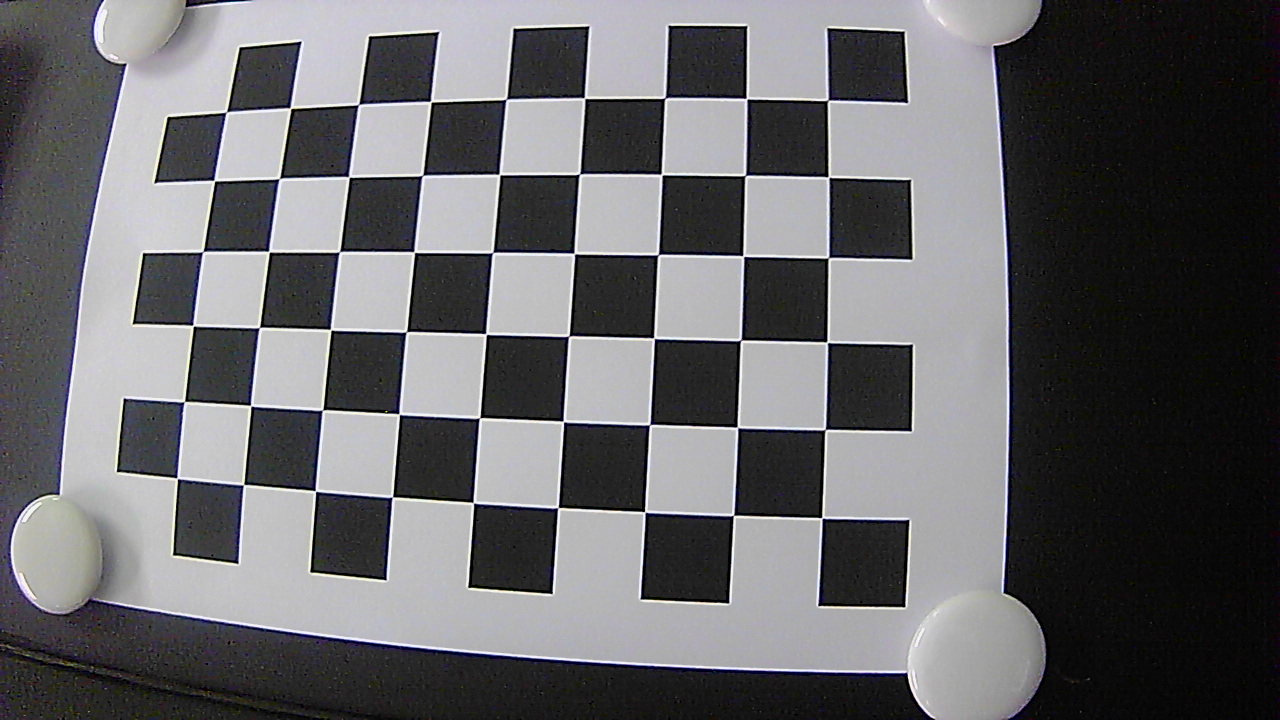
#> input picture src/camera_utils/calibration_python/img2/1.jpg, 1280 x 720 px; its folder holds only this picture in this run
$ python test.py
#> lines starting #> are read from the running program, lines starting #| are printed output that depends on the picture; after the words box and inside, x2 and y2 are one past the last pixel; in counts of white or black regions, pixels touching at a corner belong together; long printed decimals are rounded
import numpy as np
import cv2
import glob


# Define the chess board rows and columns
rows = 9
cols = 6

# dist = np.zeros(4)
# mtx = np.zeros((rows * cols))


def error():
    try :
        error = 0

        for i in range(len(objectPointsArray)):
            imgPoints, _ = cv2.projectPoints(objectPointsArray[i], rvecs[i], tvecs[i], mtx, dist)
            error += cv2.norm(imgPointsArray[i], imgPoints, cv2.NORM_L2) / len(imgPoints)

        print("Total error: ", error / len(objectPointsArray))

    except ZeroDivisionError:
        print("Zero division error")


if __name__ == '__main__':

    # Set the termination criteria for the corner sub-pixel algorithm
    criteria = (cv2.TERM_CRITERIA_MAX_ITER + cv2.TERM_CRITERIA_EPS, 30, 0.001)

    # Prepare the object points: (0,0,0), (1,0,0), (2,0,0), ..., (6,5,0). They are the same for all images
    objectPoints = np.zeros((rows * cols, 3), np.float32)
    objectPoints[:, :2] = np.mgrid[0:rows, 0:cols].T.reshape(-1, 2)

    # Create the arrays to store the object points and the image points
    objectPointsArray = []
    imgPointsArray = []

    # ret, mtx, dist, rvecs, tvecs = calibrate()

    # Loop over the image files
    for path in glob.glob('img2/*.jpg'):
        # Load the image and convert it to gray scale
        img = cv2.imread(path)
#> img is the input picture: shape (720, 1280, 3); mean B, G, R 103.9, 101.4, 101.8
        gray = cv2.cvtColor(img, cv2.COLOR_BGR2GRAY)

        # Find the chess board corners
        ret, corners = cv2.findChessboardCorners(gray, (rows, cols), None)
#> ret = True; corners = 54 rows, first 8: [821.9, 517.8], [733.5, 515.3], [644.8, 511.9], [558.1, 507.5], [473.3, 502.7], [392.5, 496.9], [315.5, 491.1], [243.6, 484.6]

        # Make sure the chess board pattern was found in the image
        if ret:
            # Refine the corner position
            corners = cv2.cornerSubPix(gray, corners, (11, 11), (-1, -1), criteria)
#> corners = 54 rows, first 8: [821.8, 517.9], [733.5, 515.4], [644.7, 511.9], [557.9, 507.6], [473.4, 502.7], [392.3, 497.2], [315.4, 491], [243.5, 484.6]

            # Add the object points and the image points to the arrays
            objectPointsArray.append(objectPoints)
            imgPointsArray.append(corners)

            # Draw the corners on the image
            cv2.drawChessboardCorners(img, (rows, cols), corners, ret)
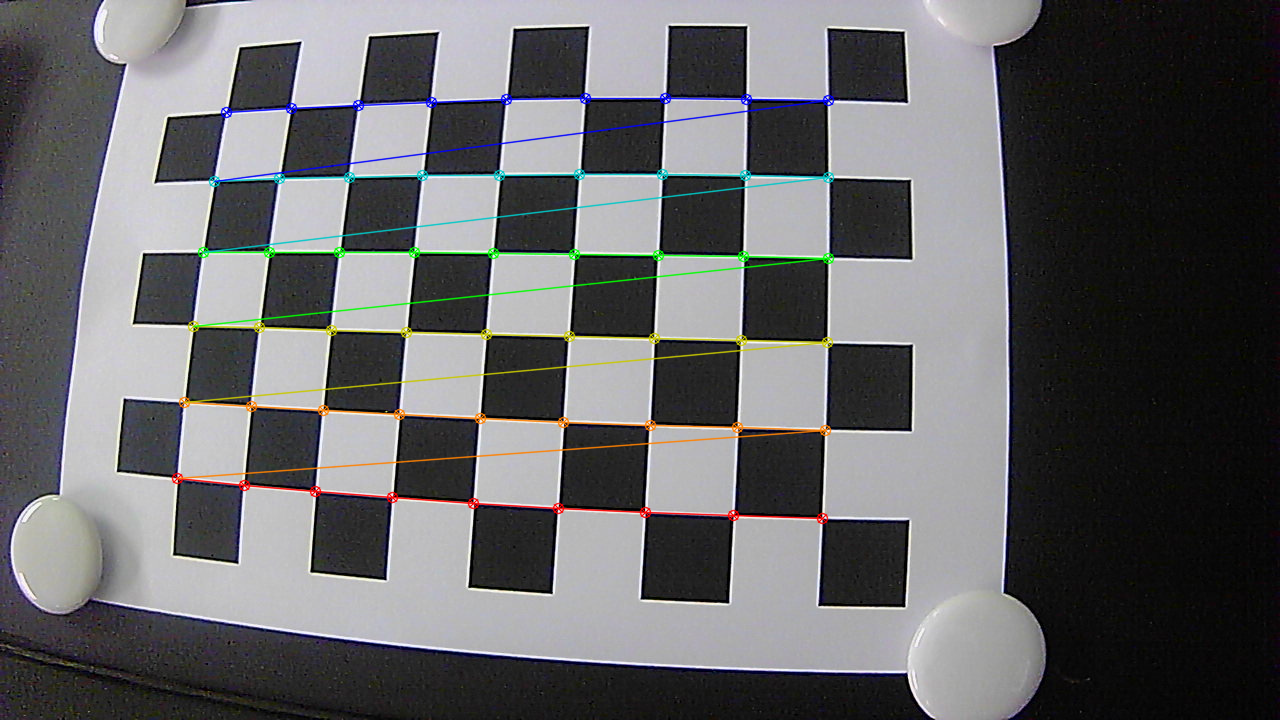
#> img: shape (720, 1280, 3); 2.72% of pixels changed, all inside (x1, y1, x2, y2) = (171, 92, 835, 525)

            # Display the image
            cv2.imshow('chessboard', img)
            cv2.waitKey(300)

            #Calibrate the camera and save the results
            ret, mtx, dist, rvecs, tvecs = cv2.calibrateCamera(objectPointsArray, imgPointsArray, gray.shape[::-1], None, None)
#> ret = 0.241; mtx = [[1027.7, 0, 486.7], [0, 1064.7, 427.9], [0, 0, 1]]; dist = [[-0.28, -0.28, -0.0321, 0.0306, 0.525]]; rvecs = ([-0.234, -0.313, -3.06],); tvecs = ([3.79, 1.04, 11.48],)
            np.savez('/data/calib.npz', mtx=mtx, dist=dist, rvecs=rvecs, tvecs=tvecs)


            # Print the camera calibration error
            error()
#> the loop in error, `for i in range(len(objectPointsArray)):` made 1 pass
#> error on pass 1: 0.0328
#> after the loop in error, `for i in range(len(objectPointsArray)):`: error = 0.0328
#| Total error:  0.03283

            # Load one of the test images
            # img = cv2.imread('calib_img/1.jpg')
            h, w = img.shape[:2]

            # Obtain the new camera matrix and undistort the image
            newCameraMtx, roi = cv2.getOptimalNewCameraMatrix(mtx, dist, (w, h), 1, (w, h))
#> newCameraMtx = [[878.3, 0, 541.4], [0, 875.5, 399.4], [0, 0, 1]]; roi = (55, 46, 1189, 606)


            # method 1: use undistort function
            undistortedImg = cv2.undistort(img, mtx, dist, None, newCameraMtx)
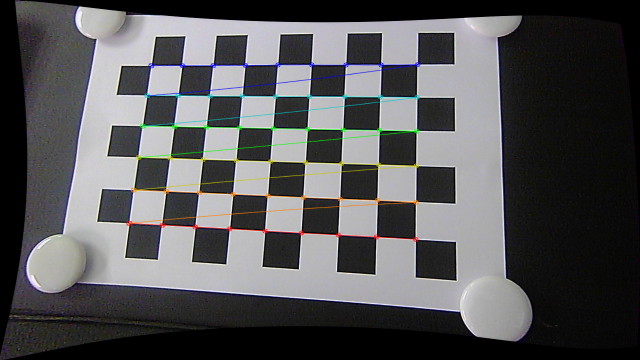
#> undistortedImg: shape (720, 1280, 3) (shown at 1/2 size); mean B, G, R 86.6, 85.1, 85.2


            # method 2: remapping
            # undistort
            # mapx,mapy = cv2.initUndistortRectifyMap(mtx,dist,None,newCameraMtx,(w,h),5)
            # undistortedImg = cv2.remap(img,mapx,mapy,cv2.INTER_LINEAR)

            # crop the image
            x,y,w,h = roi
#> x = 55; y = 46; w = 1189; h = 606
            undistortedImg = undistortedImg[y:y+h, x:x+w]
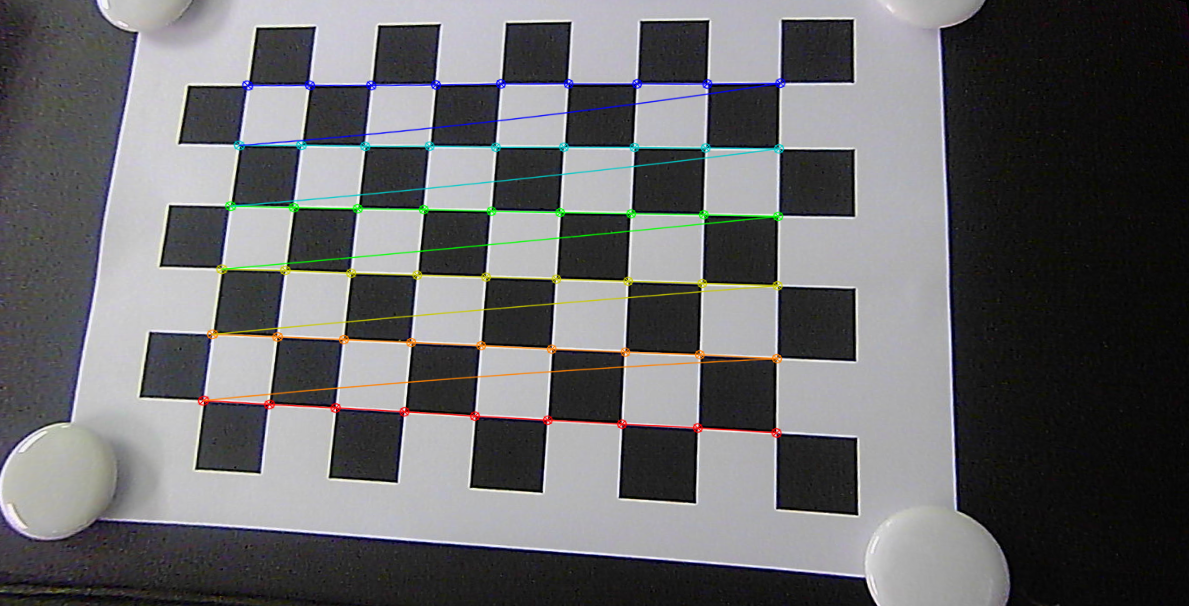
#> undistortedImg: shape (606, 1189, 3); mean B, G, R 105.7, 103.9, 103.9


        # Display the final result
        # cv2.namedWindow('result')
        cv2.imwrite('result.png',undistortedImg)
        cv2.imshow('chessboard',undistortedImg)
        cv2.waitKey(500)

    cv2.destroyAllWindows()

$ run again, on src/camera_utils/calibration_python/img2/4.jpg
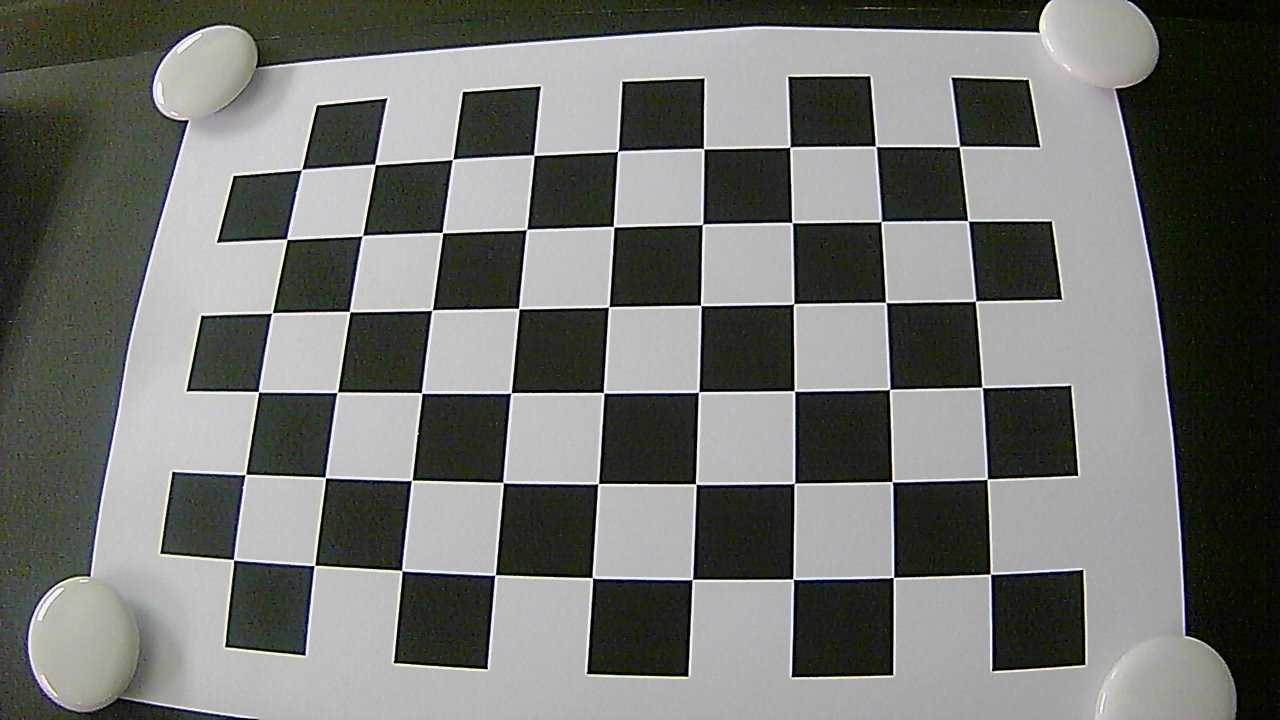
#> input picture src/camera_utils/calibration_python/img2/4.jpg, 1280 x 720 px
#> img is the input picture: shape (720, 1280, 3); mean B, G, R 110.9, 114.5, 113
#> `ret, corners = cv2.findChessboardCorners(gray, (rows, cols), None)`: ret = True; corners = 54 rows, first 8: [990.5, 574], [893.4, 577.4], [793.1, 579.1], [692.3, 579.4], [592.3, 577.7], [495, 574.9], [401.6, 570.5], [314.5, 565.4]
#> `corners = cv2.cornerSubPix(gray, corners, (11, 11), (-1, -1), criteria)`: corners = 54 rows, first 8: [990.4, 574.2], [893.4, 577.5], [793.2, 579.2], [692.4, 579.4], [592.4, 577.8], [495, 574.9], [401.8, 570.5], [314.4, 565.4]
#> `cv2.drawChessboardCorners(img, (rows, cols), corners, ret)`:
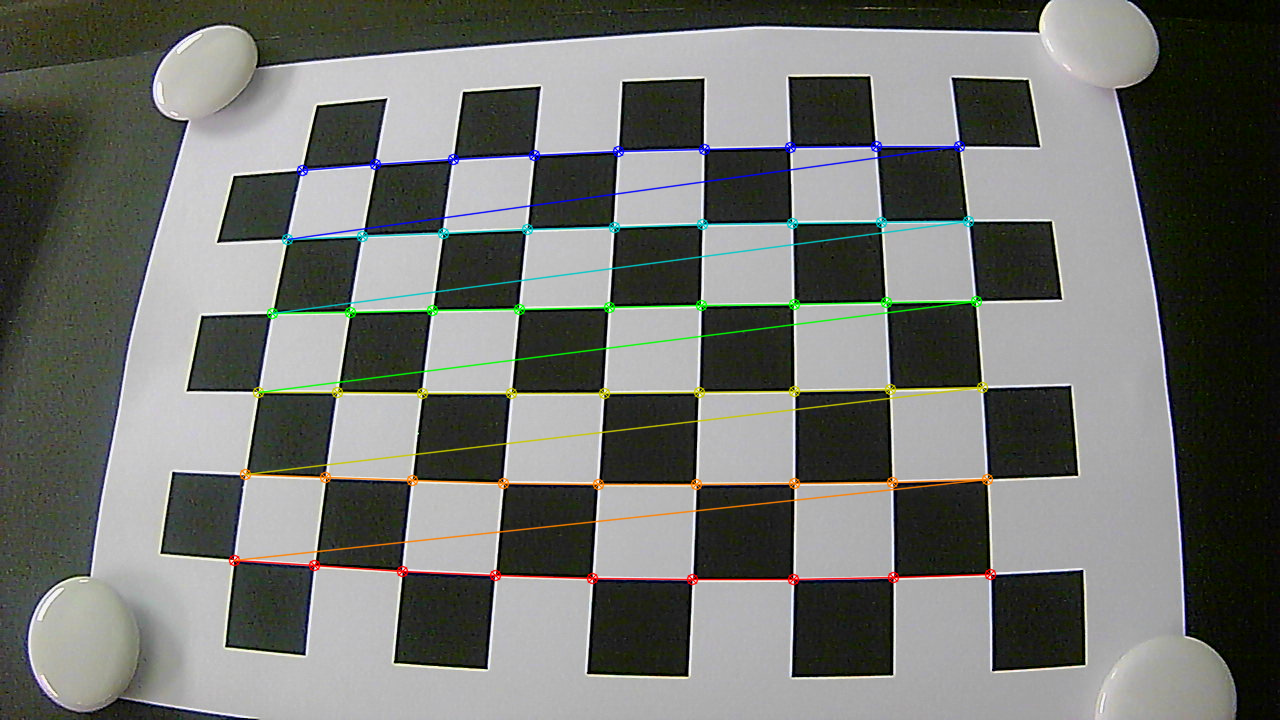
#> img: shape (720, 1280, 3); 3.02% of pixels changed, all inside (x1, y1, x2, y2) = (228, 140, 997, 586)
#> `ret, mtx, dist, rvecs, tvecs = cv2.calibrateCamera(objectPointsArray, ..`: ret = 0.313; mtx = [[1258.6, 0, 572], [0, 1264.6, 310.3], [0, 0, 1]]; dist = [[-0.494, 0.317, 0.00583, 0.0059, -0.166]]; rvecs = ([-0.288, -0.707, -3.02],); tvecs = ([4.13, 2.59, 11.56],)
#> the loop in error, `for i in range(len(objectPointsArray)):` made 1 pass
#> error on pass 1: 0.0426
#> after the loop in error, `for i in range(len(objectPointsArray)):`: error = 0.0426
#| Total error:  0.04256
#> newCameraMtx = [[997.3, 0, 555], [0, 982.5, 310.8], [0, 0, 1]]; roi = (39, 61, 1184, 583)
#> `x,y,w,h = roi`: x = 39; y = 61; w = 1184; h = 583
#> `undistortedImg = undistortedImg[y:y+h, x:x+w]`:
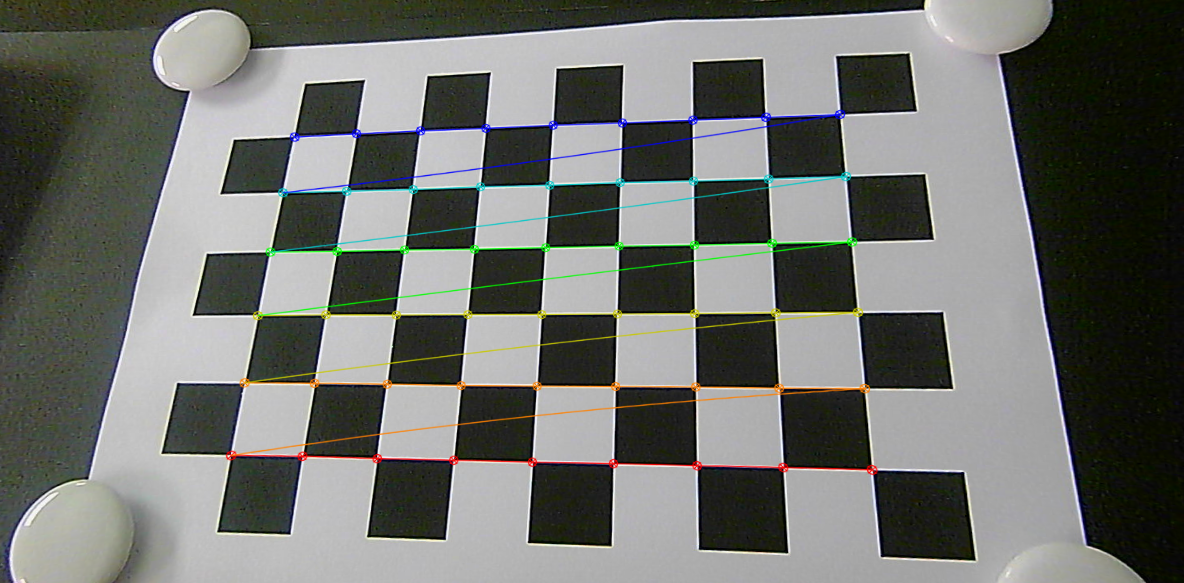
#> undistortedImg: shape (583, 1184, 3); mean B, G, R 108, 112.6, 110.7

$ run again, on src/camera_utils/calibration_python/img2/5.jpg
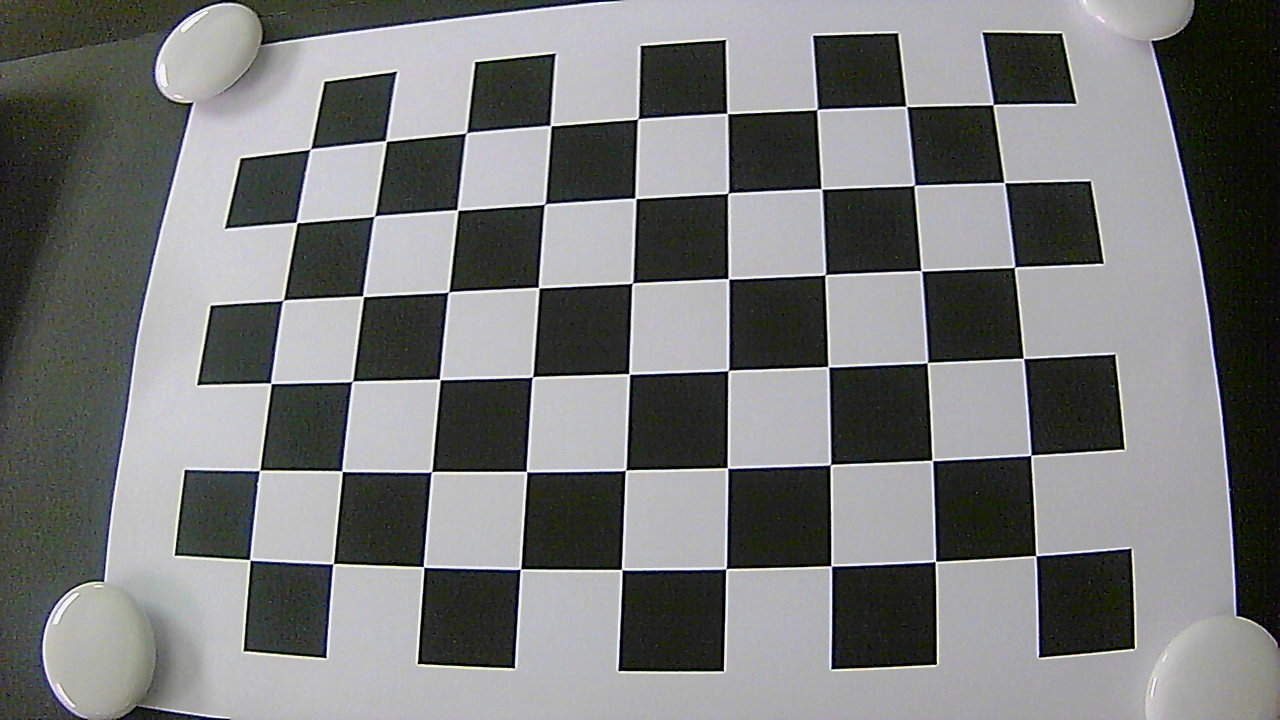
#> input picture src/camera_utils/calibration_python/img2/5.jpg, 1280 x 720 px
#> img is the input picture: shape (720, 1280, 3); mean B, G, R 120.2, 120.6, 119.5
#> `ret, corners = cv2.findChessboardCorners(gray, (rows, cols), None)`: ret = True; corners = 54 rows, first 8: [1035.8, 555.7], [935.3, 561.3], [831.4, 566.1], [725.8, 568.8], [621.5, 569.4], [520.5, 569], [423.5, 566.8], [333.3, 563.6]
#> `corners = cv2.cornerSubPix(gray, corners, (11, 11), (-1, -1), criteria)`: corners = 54 rows, first 8: [1035.8, 555.6], [935.3, 561.4], [831.2, 565.9], [725.9, 568.7], [621.6, 569.6], [520.5, 569.1], [423.5, 566.9], [333.1, 563.6]
#> `cv2.drawChessboardCorners(img, (rows, cols), corners, ret)`:
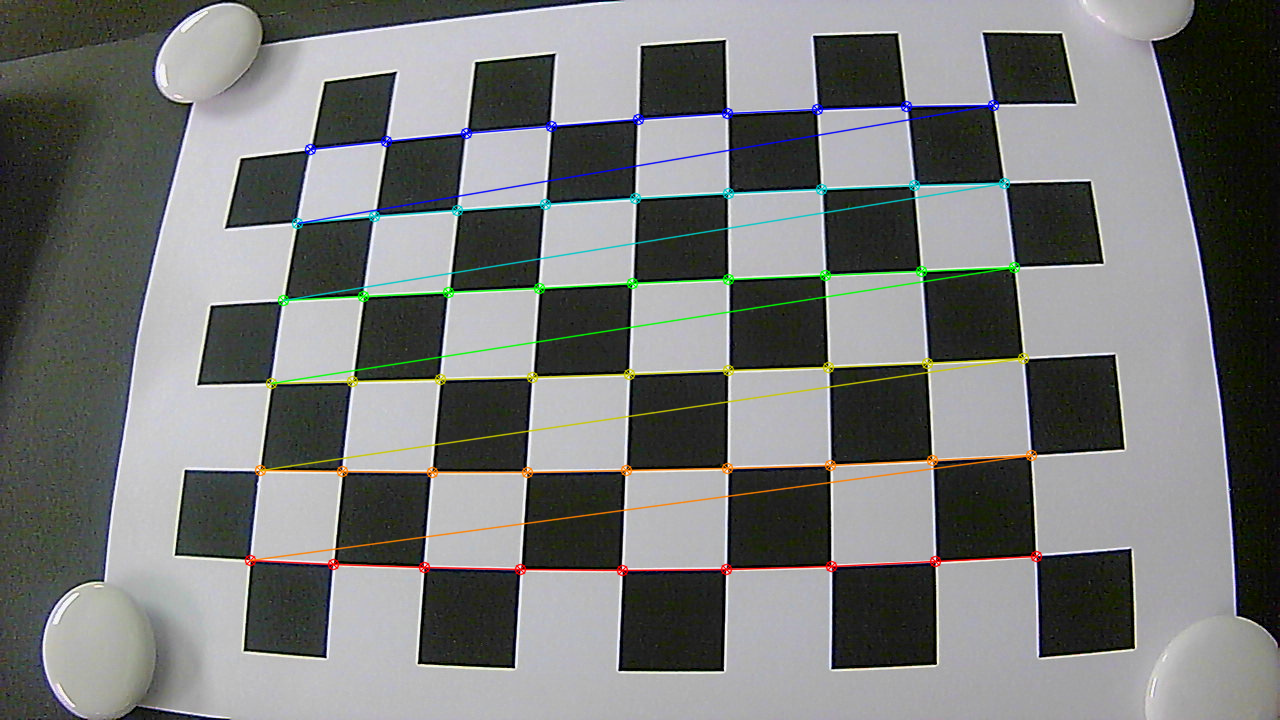
#> img: shape (720, 1280, 3); 3.11% of pixels changed, all inside (x1, y1, x2, y2) = (244, 99, 1043, 577)
#> `ret, mtx, dist, rvecs, tvecs = cv2.calibrateCamera(objectPointsArray, ..`: ret = 0.372; mtx = [[1331.7, 0, 566], [0, 1348.5, 291.2], [0, 0, 1]]; dist = [[-0.564, 0.517, 0.0121, 0.0113, -0.78]]; rvecs = ([0.354, 0.698, 3.05],); tvecs = ([4.42, 2.44, 11.6],)
#> the loop in error, `for i in range(len(objectPointsArray)):` made 1 pass
#> error on pass 1: 0.0506
#> after the loop in error, `for i in range(len(objectPointsArray)):`: error = 0.0506
#| Total error:  0.05056
#> newCameraMtx = [[859.3, 0, 482.2], [0, 882, 348.9], [0, 0, 1]]; roi = (61, 151, 881, 477)
#> `x,y,w,h = roi`: x = 61; y = 151; w = 881; h = 477
#> `undistortedImg = undistortedImg[y:y+h, x:x+w]`:
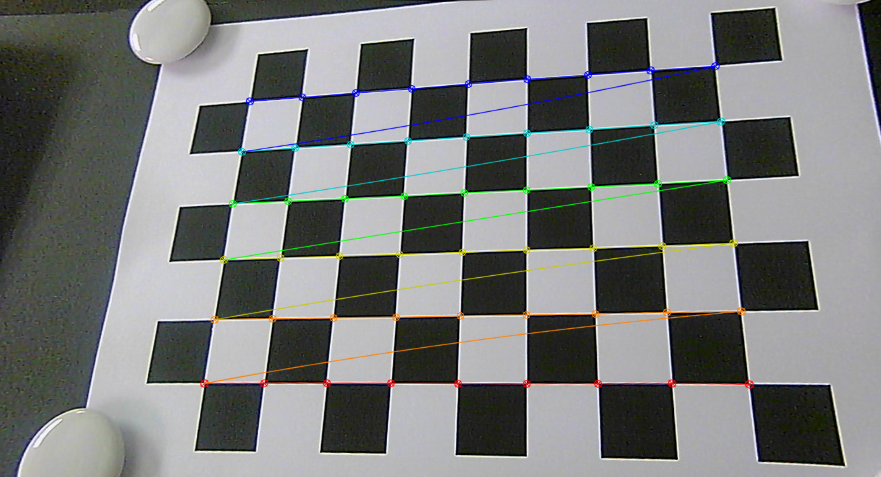
#> undistortedImg: shape (477, 881, 3); mean B, G, R 122.1, 123.3, 121.6
